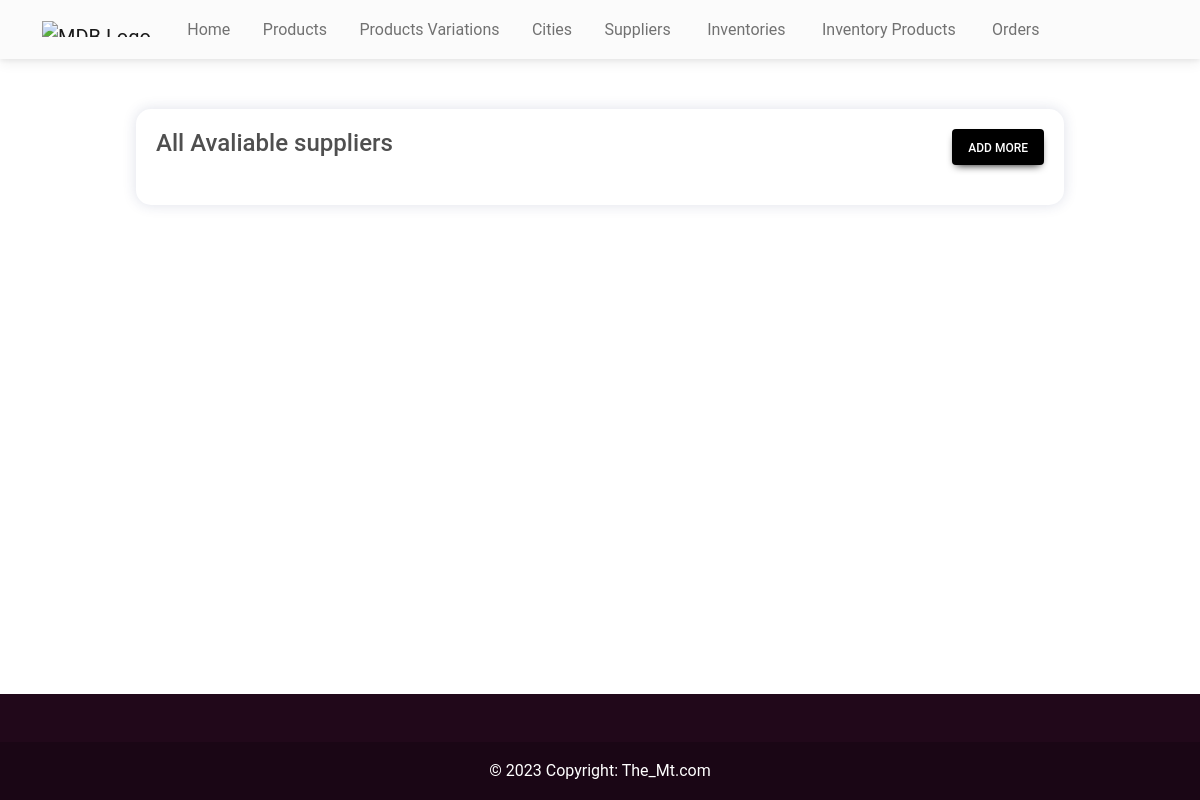
/adminHome/supplierList/, run on an earlier commit of the app's database.
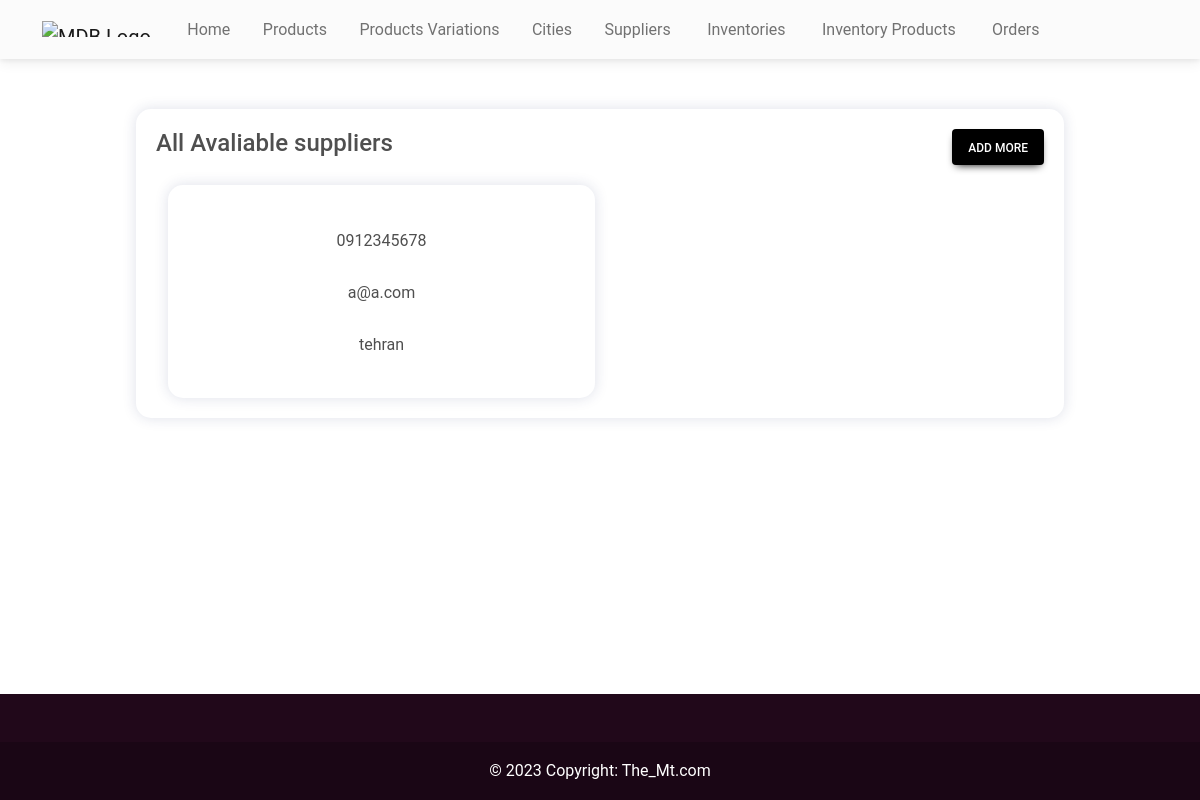
And on a later commit of the database.
### shop/models.py (models this page shows, shortened)
class Supplier(models.Model):
    firstName = models.CharField(max_length=50, default='')
    LastName = models.CharField(max_length=50, default='')
    phoneNum = models.CharField(null=False, blank=False, default="", unique=True, max_length=50)
    email = models.EmailField(default='')
    address = models.CharField(max_length=200, default='')

### shop/views.py (the view)
# urls.py: path('adminHome/supplierList/', SupplierListView.as_view(), name='supplierList'),
class SupplierListView(ListView):
    model = Supplier
    template_name = 'supplierList.html'

### templates/supplierList.html (shortened to what this page needs)
{% extends 'adminBase.html' %}
{% load static %}
{% block cssLinks %}
<link rel="stylesheet" href="{% static 'css/supplier.css' %}" />
{% endblock cssLinks %}
{% block content %}
<section class="supplierList">
  <div class="wrapper">
    <div class="top">
      <h4>All Avaliable suppliers</h4>
      <a class="btn btn-black px-3" role="button" href="{% url  'supplierCreate' %}">Add more</a>
    </div>
    <div class="container">
      {% for supplier in object_list%}
      <div class="supplierCard">
        <p>{{ supplier.phoneNum }}</p>
        <p>{{ supplier.email }}</p>
        <p>{{ supplier.address }}</p>
      </div>
      {% endfor %}
    </div>
  </div>
</section>
{% endblock content %}

What changed in the data, as far as the page shows it:
added Supplier: phoneNum "0912345678", email "a@a.com", address "tehran"
